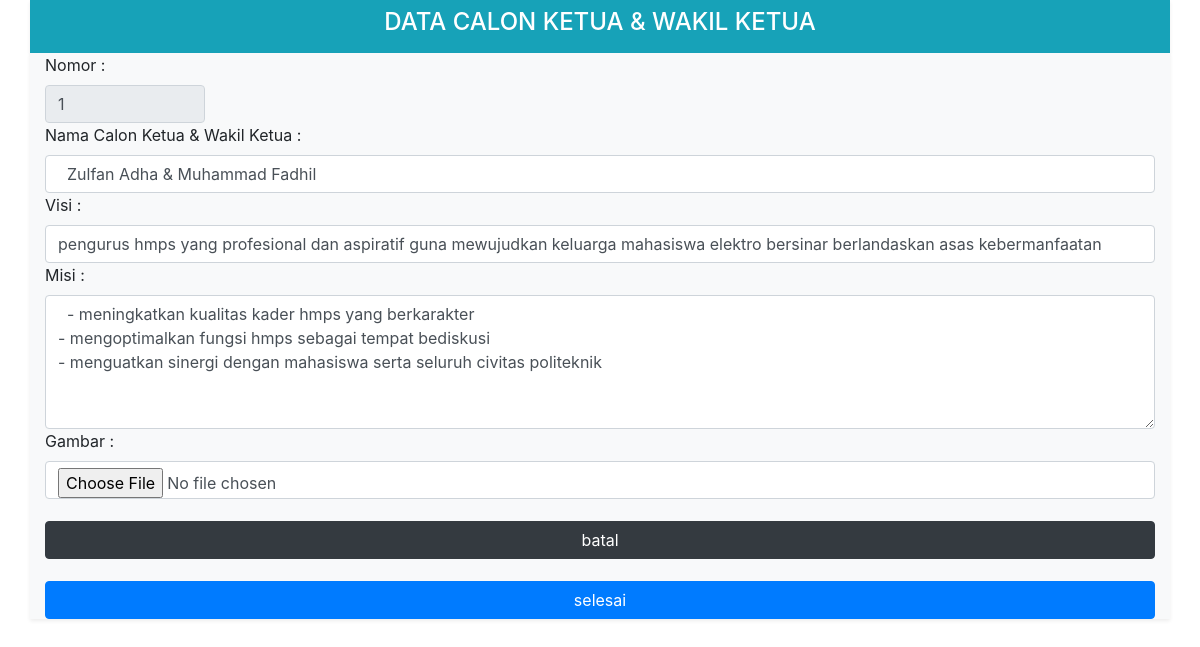
The page /admin/edit.php?nomor=1&aksi=edit (signed in) on the database its author committed.
### tables this page shows
CREATE TABLE `calon` (
  `nomor` int(20) NOT NULL,
  `nama` varchar(50) NOT NULL,
  `visi` text NOT NULL,
  `misi` text NOT NULL,
  `foto` text NOT NULL,
  `total` int(20) NOT NULL
);

### admin/edit.php (the view, shortened to what this page needs)
<!DOCTYPE html>
<html lang="en">
<head>
    <link rel="stylesheet" href="css/bootstrap.min.css">
    <link rel="stylesheet" href="css/bootstrap.grid.min.css">
    <link rel="stylesheet" href="css/bootstrap-icons.css">
</head>
<body >
    <div class="container shadow-sm p-2 bg-info"><h4 style="color:white;text-align:center;"> DATA CALON KETUA & WAKIL KETUA</h4></div>
</body>
</html>
<?php
include("../koneksi.php");
if(isset($_GET['nomor'])){
    $no = $_GET['nomor'];
    $sql2=mysqli_query($konn,"SELECT * FROM calon ");
    $row = mysqli_num_rows($sql2);
    $sql=mysqli_query($konn,"SELECT * FROM calon WHERE nomor='$no'");
    $query=mysqli_fetch_assoc($sql);
    $nama=$query['nama'];
    $visi=$query['visi'];
    $misi=$query['misi'];
if(isset($_GET['aksi'])){
    $aksi=$_GET['aksi'];
    if($aksi=='edit'){
    echo
    '<div class="container shadow-sm bg-light">
    <form method="post" enctype="multipart/form-data" class="row g-3">
    <div class="col-md-2">
    <label for="nomor" class="form-label" >Nomor :</label>
    <input type="text" class="form-control" id="nama" name="nomor" value='.$no.' disabled>
  </div>
  <div class="col-md-12">
    <label for="nama" class="form-label" >Nama Calon Ketua & Wakil Ketua :</label>
    <input type="text" class="form-control" id="nama" name="nama" value=" '.$nama.'">
  </div>
  <div class="col-12">
    <label for="visi" class="form-label">Visi :</label>
    <input type="text" class="form-control" id="visi" name="visi" style="textarea:height:200px;" value="'.$visi.'">
  </div>
  <div class="col-12">
  <label for="Misi :" class="form-label">Misi :</label>
      <textarea class="form-control" id="Misi :" name="misi" rows="5" > '.$misi.'</textarea>
  </div>
  <div class="col-12">
  <label for="foto" class="form-label">Gambar :</label>
  <input type="file" class="form-control" id="foto" type="image" name="foto">
</div>
<div class="col-12">
    <button type="submit" name="cancel" class="btn btn-dark" style="width:100%;margin-top:2%;">batal</button>
  </div>
  <div class="col-12">
    <button type="submit" name ="submit" class="btn btn-primary" style="width:100%;margin-top:2%;">selesai</button>
  </div>
</form>
    </div>';
}elseif($aksi=='hapus' && $no>=$row){
    $sql=mysqli_query($konn,"DELETE FROM calon WHERE nomor='$no'");
    if($sql){
    header("location:index.php");
    }}elseif($aksi=='hapus' && $no<=$row){
      header("location:index.php");
    }
  }
}
?>

### rows shown on the page
calon: nama "Zulfan Adha & Muhammad Fadhil", visi "pengurus hmps yang profesional dan aspiratif guna mewujudkan keluarga mahasiswa elektro bersinar berlandaskan asas kebermanfaatan", misi "- meningkatkan kualitas kader hmps yang berkarakter - mengoptimalkan fungsi hmps sebagai tempat bediskusi - menguatkan sinergi dengan mahasiswa serta seluruh civitas politeknik"
